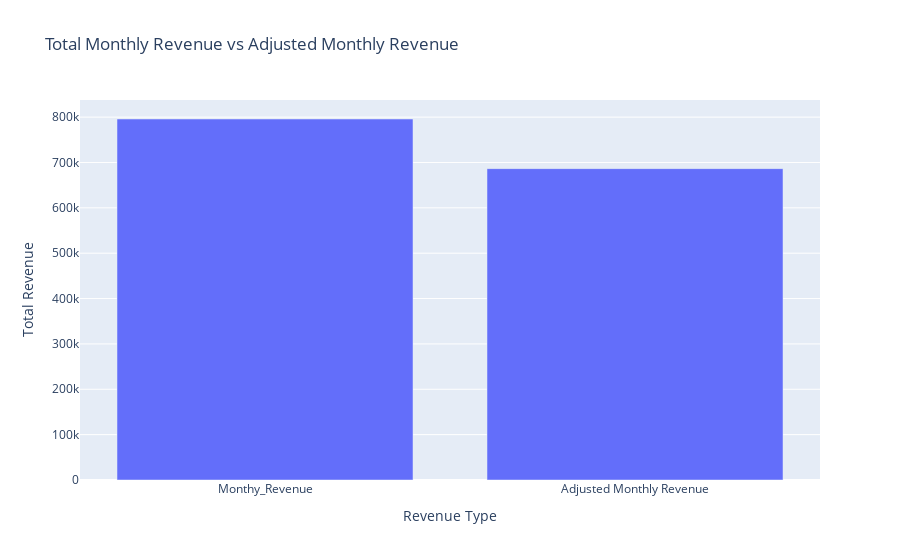

The code cell stored with this chart in its notebook:
### Code cell
# Sum up the monthly revenue and adjusted monthly revenue
total_monthly_revenue = df['Monthy_Revenue'].sum()
total_adjusted_monthly_revenue = df['Adjusted Monthly_Revenue'].sum()

# Create a DataFrame with the total revenue data
total_revenue_df = pd.DataFrame({'Revenue Type': ['Monthy_Revenue', 'Adjusted Monthly Revenue'],
                                 'Total Revenue': [total_monthly_revenue, total_adjusted_monthly_revenue]})

# Create a bar chart
fig = px.bar(total_revenue_df, x='Revenue Type', y='Total Revenue', title='Total Monthly Revenue vs Adjusted Monthly Revenue',
             labels={'Total Revenue': 'Total Revenue', 'Revenue Type': 'Revenue Type'})

# Show the figure
fig.show()

### Figure 1 — Plotly figure (JSON) as saved in the notebook; plotly's stock layout.template omitted (floating-point values rounded to 4 significant figures)
{"data": [{"alignmentgroup": "True", "hovertemplate": "Revenue Type=%{x}<br>Total Revenue=%{y}<extra></extra>", "legendgroup": "", "marker": {"color": "#636efa", "pattern": {"shape": ""}}, "name": "", "offsetgroup": "", "orientation": "v", "showlegend": false, "textposition": "auto", "type": "bar", "x": ["Monthy_Revenue", "Adjusted Monthly Revenue"], "xaxis": "x", "y": [795900.0, 686500.0], "yaxis": "y"}], "layout": {"barmode": "relative", "legend": {"tracegroupgap": 0}, "title": {"text": "Total Monthly Revenue vs Adjusted Monthly Revenue"}, "xaxis": {"anchor": "y", "domain": [0, 1], "title": {"text": "Revenue Type"}}, "yaxis": {"anchor": "x", "domain": [0, 1], "title": {"text": "Total Revenue"}}}}
